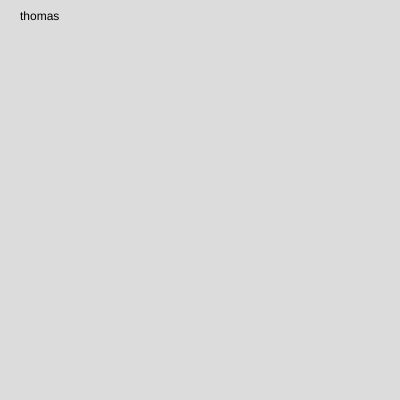
Frame 1 (no input)
Frame 60 (no input): identical to frame 1, image omitted
Frame 120 (the mouse pressed at the canvas centre since frame 60): identical to frame 1, image omitted

The p5.js sketch that drew this single still picture (run headless with seeded random() and noise() and a simulated clock; from frame 60 on, the mouse is pressed at the canvas centre):

// p5.js sketch
// ── sketch.js
function setup() {
  createCanvas(400, 400);
}

function draw() {
  background(220);

  let naam = "thomas";
  text(naam, 20,20);


  // let eerstegetal = 6;
  // let tweedegetal = 2;
  // let derdegetal = eerstegetal - tweedegetal;
  // let gemiddelde = (eerstegetal + tweedegetal + derdegetal) / 3;
  // console.log(gemiddelde*2)

  let counter = 0
  counter++;
  //console.log(counter)

  let x = 10
  let y = 2
  let z = 5
  let result = x - y * z / y + z
  console.log("het resultaat van de berekening is " + result)


  // line(0, 120, 800, 120)

  // let numA = 10;
  // let numB = 4;
  // let numC = 22;

  // if (numA > numB) {
  //   if (numB > numC) {
  //     console.log("pasta");
  //   } else if (numA == numB) {
  //     console.log("pizza");
  //   }
  // }
  // else {
  //   console.log("pasta");
  // }

}
